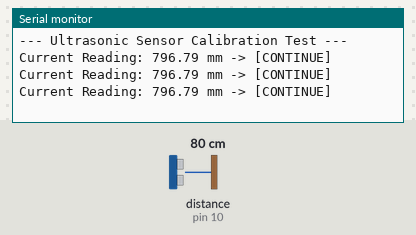
Bench run of a sketch on a simulated Arduino Uno, built with avr-gcc and run on an emulated ATmega328P. Parts: the last lines printed to the serial monitor. Wiring (inferred from the names in the program): ultrasonic range finder: trigger pin 9; echo pin 10. The inputs (shaded band) are chosen by the test bench; at power-on: distance to the obstacle (sensor on pin 10) 80 cm. The echo pulse lasts 58.3 µs per cm.

Above: at 1.3 s.
1.4 s: distance to the obstacle (sensor on pin 10) set to 2 cm
At 1.9 s:
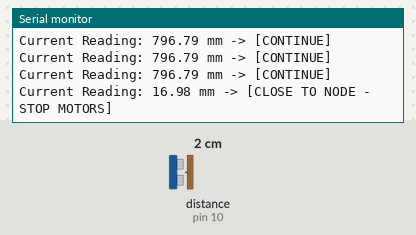
3.5 s: distance to the obstacle (sensor on pin 10) set to 9 cm
At 4.0 s:
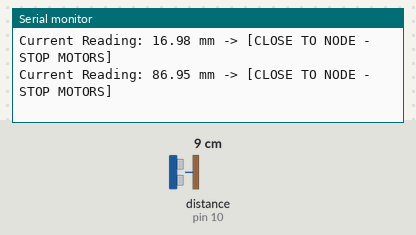
6.5 s: distance to the obstacle (sensor on pin 10) set to 4 cm
At 7.0 s:
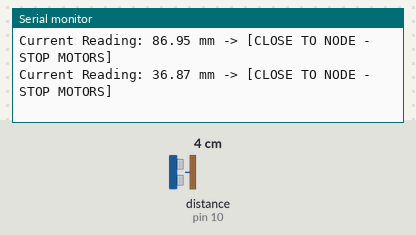
9.5 s: distance to the obstacle (sensor on pin 10) set to 18 cm
At 10.0 s:
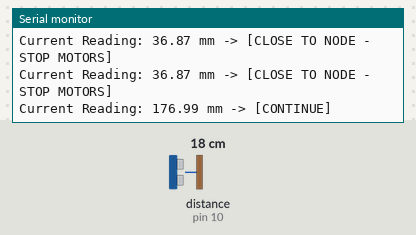
Timing chart, 0 to 12.5 s (numbered marks = the images above; inputs shaded):
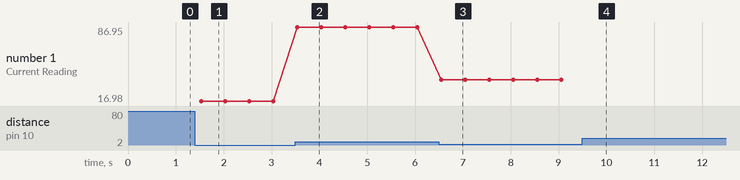

The sketch:

UltraSonic.ino
```cpp
const int trigPin = 9;
const int echoPin = 10;

long duration;
float distanceMM;

void setup() {
  pinMode(trigPin, OUTPUT);
  pinMode(echoPin, INPUT);
  Serial.begin(9600);
  Serial.println("--- Ultrasonic Sensor Calibration Test ---");
}

void loop() {
  digitalWrite(trigPin, LOW);
  delayMicroseconds(2);

  digitalWrite(trigPin, HIGH);
  delayMicroseconds(10);
  digitalWrite(trigPin, LOW);

  duration = pulseIn(echoPin, HIGH);
  distanceMM = (duration * 0.343) / 2;

  Serial.print("Current Reading: ");
  Serial.print(distanceMM);
  Serial.print(" mm");

  if (distanceMM > 0 && distanceMM < 150) {
    Serial.println(" -> [CLOSE TO NODE - STOP MOTORS]");
  } else {
    Serial.println(" -> [CONTINUE]");
  }

  delay(500);
}
```

Measured:
- after the input at 1.4 s, the serial monitor: prints a new line after 0.13 s (image 1)
- after the input at 3.5 s, the serial monitor: prints a new line at once (image 2)
- after the input at 6.5 s, the serial monitor: prints a new line after 0.05 s (image 3)
- after the input at 9.5 s, the serial monitor: prints a new line after 0.06 s (image 4)
- plotted number 1: 16.98 → 86.95 after the input at 3.5 s, 86.95 → 36.87 after the input at 6.5 s
